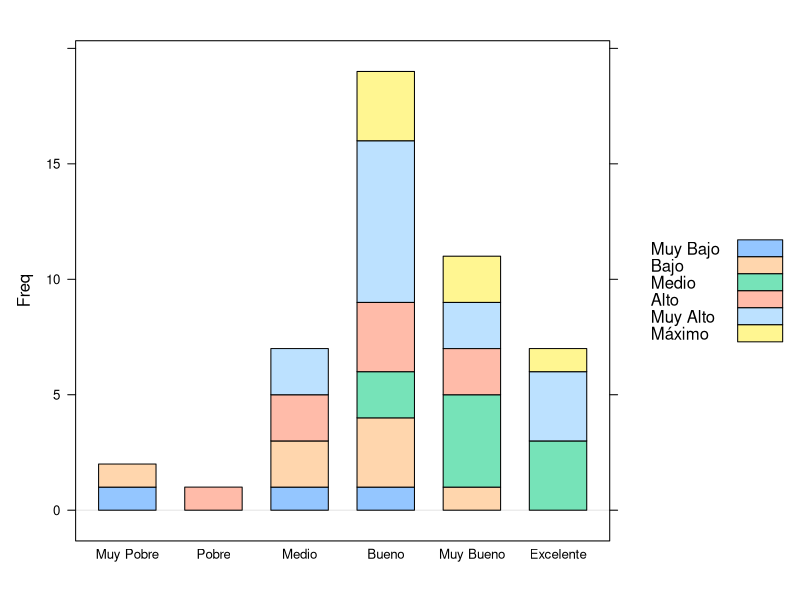
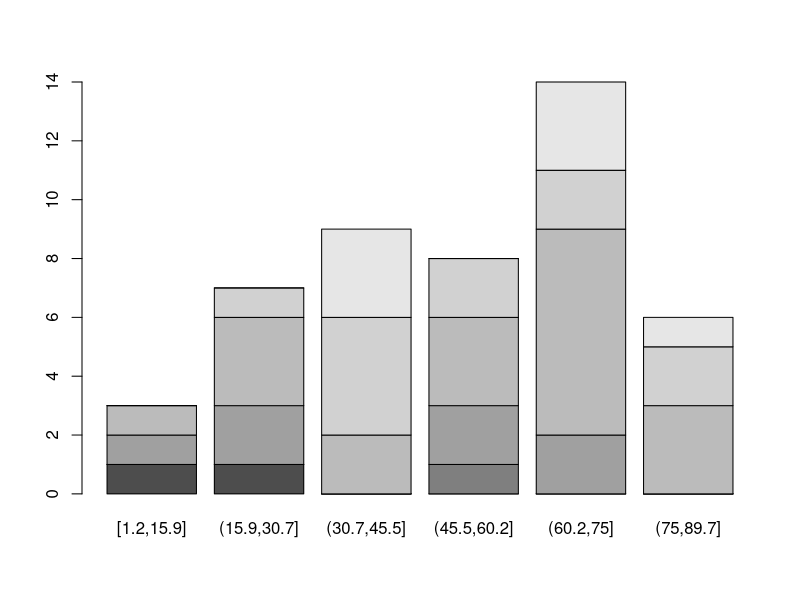
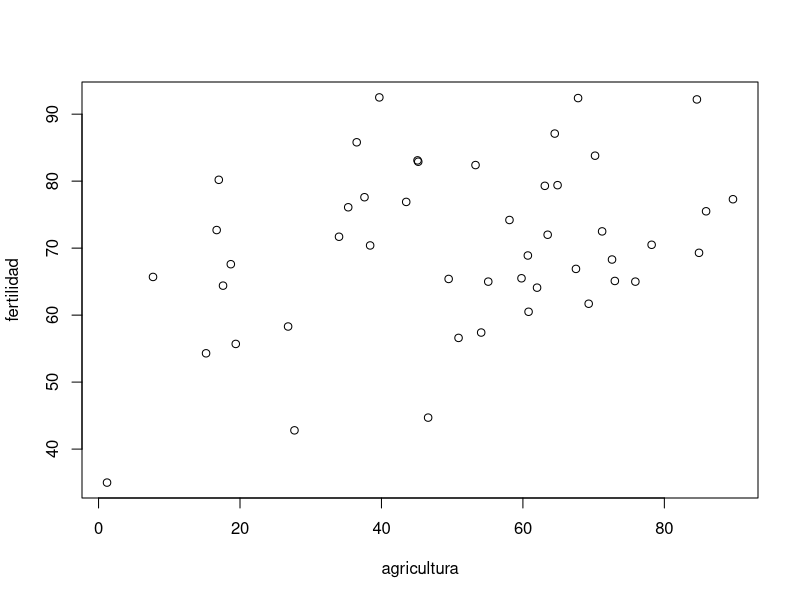
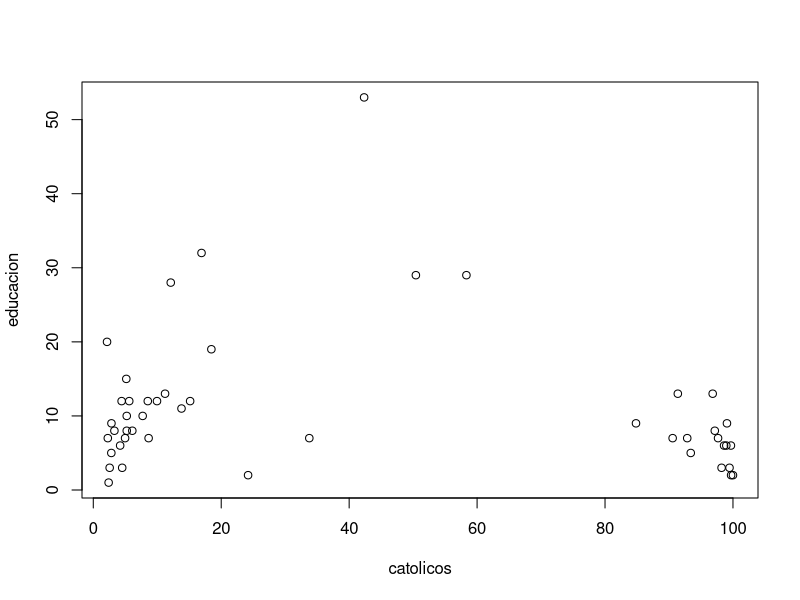
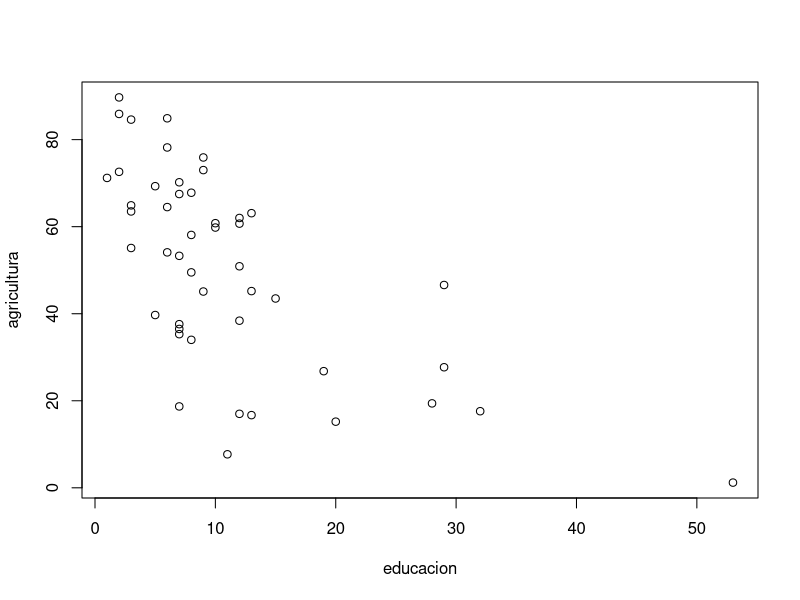

These charts were generated, in order, by the following R code:



#FERTILIDAD
fertilidad<-c(swiss[1])
fertilidad<-as.numeric(unlist(fertilidad))
intervalosFertilidad=cut(fertilidad,breaks=seq(35.0,92.5,length=nclass.Sturges(fertilidad)),include.lowest=TRUE)

#EDUCACION
educacion<-c(swiss[4])
educacion<-as.numeric(unlist(educacion))
intervalosEducacion<-cut(educacion,breaks=seq(
  range(educacion)[1],range(educacion)[2],length=nclass.Sturges(educacion)),include.lowest=TRUE)

#MORT.INFANTIL
mort_inf<-c(swiss[6])
mort_inf<-as.numeric(unlist(mort_inf))
intervalosMortInf<-cut(mort_inf,breaks=seq(
  range(mort_inf)[1],range(mort_inf)[2],length=nclass.Sturges(mort_inf)),include.lowest=TRUE)

#CATOLICOS
catolicos<-c(swiss[5])
catolicos<-as.numeric(unlist(catolicos))
intervalosCatolicos<-cut(catolicos,breaks=seq(
  range(catolicos)[1],range(catolicos)[2],length=nclass.Sturges(catolicos)),include.lowest=TRUE)

#AGRICULTURA
agricultura=c(swiss[2])
agricultura=as.numeric(unlist(agricultura))
intervalosAgricultura=cut(agricultura,breaks=seq(1.2,89.7,length=nclass.Sturges(
  agricultura)),include.lowest=TRUE)


#ALTA CALIFICACION
alta_calificacion<-c(swiss[3])
alta_calificacion<-as.numeric(unlist(alta_calificacion))
intervalosAltaCalificacion<-cut(alta_calificacion,breaks=seq(
  range(alta_calificacion)[1],range(alta_calificacion)[2],length=nclass.Sturges(alta_calificacion)),include.lowest=TRUE)


#LABELS
agricultura_titulos<-c('Muy Bajo','Bajo','Medio','Alto','Muy Alto','Máximo')
fertilidad_titulos<-c('Muy Pobre','Pobre','Medio','Bueno','Muy Bueno','Excelente')
catolicos_titulos<-c('Muy Bajo','Bajo','Medio','Alto','Muy Alto','Máximo')
educacion_titulos<-c('Muy Bajo','Bajo','Medio','Alto','Muy Alto','Máximo')

#TABLAS DE CONTINGENCIA

      #FERTILIDAD/AGRICULTURA

tabla_fert_agr=table(intervalosFertilidad,intervalosAgricultura)


rownames(tabla_fert_agr)<-fertilidad_titulos
colnames(tabla_fert_agr)<-agricultura_titulos


library(lattice)
barchart(tabla_fert_agr,horizontal=FALSE,stack=TRUE,auto.key=TRUE)
barplot(table(intervalosFertilidad,intervalosAgricultura)) #faltan los 
                                                           #colores y labels

chisq.test(tabla_fert_agr)  #opcion =>,simulate.p.values=TRUE

#CORRELACION
cor(swiss)
cor(fertilidad,agricultura)

#PLOTS (muestran graficamente los valores de las correlaciones)
plot(agricultura,fertilidad)
plot(catolicos,educacion)
plot(educacion,agricultura)




#rm(list=ls())



